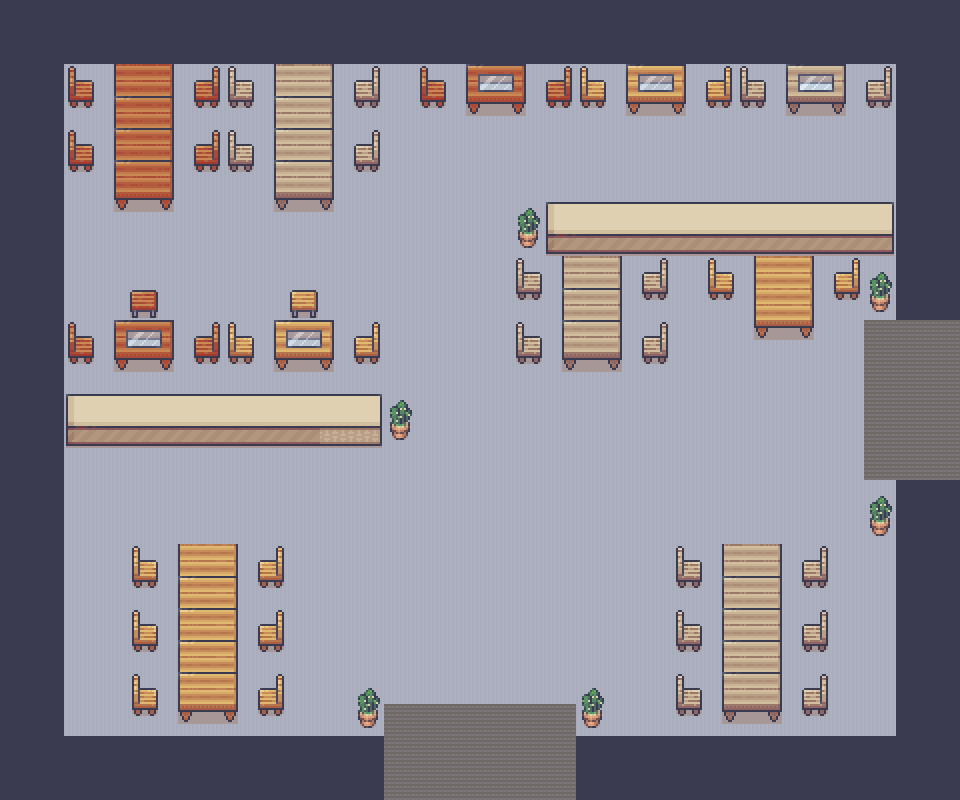

A 2D game scene composited from a Tiled map and its tileset images. What follows is a short description and the map's XML, with each tile layer's data collapsed to a summary:
An orthogonal 30x25 tile map with 32x32 px tiles, 3 tile layers (floorLayer, wallLayer, elementLayer), 3 tilesets and 8 objects (start, end, heart, heart2, fish, ...).

<map version="1.10" tiledversion="1.10.2" orientation="orthogonal" renderorder="right-down" width="30" height="25" tilewidth="32" tileheight="32" infinite="0" nextlayerid="5" nextobjectid="13">
 <editorsettings>
  <export target="level1.tmj" format="json" />
 </editorsettings>
 <tileset firstgid="1" name="grocery" tilewidth="32" tileheight="32" tilecount="1248" columns="16">
  <image source="grocery.png" width="512" height="2496" />
 </tileset>
 <tileset firstgid="1249" name="kitchen" tilewidth="32" tileheight="32" tilecount="784" columns="16">
  <image source="kitchen.png" width="512" height="1568" />
 </tileset>
 <tileset firstgid="2033" name="wall" tilewidth="32" tileheight="32" tilecount="391" columns="17">
  <image source="wall.png" width="544" height="736" />
 </tileset>
 <layer id="3" name="floorLayer" width="30" height="25">
  <data>[750 cells, 568 non-empty, 2 distinct tile ids]</data>
 </layer>
 <layer id="2" name="wallLayer" width="30" height="25">
  <data>[750 cells, 182 non-empty, 1 distinct tile ids]</data>
 </layer>
 <layer id="1" name="elementLayer" width="30" height="25">
  <data>[750 cells, 245 non-empty, 71 distinct tile ids]</data>
 </layer>
 <objectgroup id="4" name="ObjectLayer">
  <object id="1" name="start" x="477.333" y="684">
   <point />
  </object>
  <object id="2" name="end" x="850" y="470">
   <point />
  </object>
  <object id="6" name="heart" x="637.333" y="675.333">
   <point />
  </object>
  <object id="7" name="heart2" x="318.667" y="683.333">
   <point />
  </object>
  <object id="8" name="fish" x="814" y="151.333">
   <point />
  </object>
  <object id="9" name="fish2" x="80.6667" y="258.667">
   <point />
  </object>
  <object id="11" name="fish3" x="815.333" y="514.667">
   <point />
  </object>
  <object id="12" name="heart3" x="400.667" y="141.333">
   <point />
  </object>
 </objectgroup>
</map>
